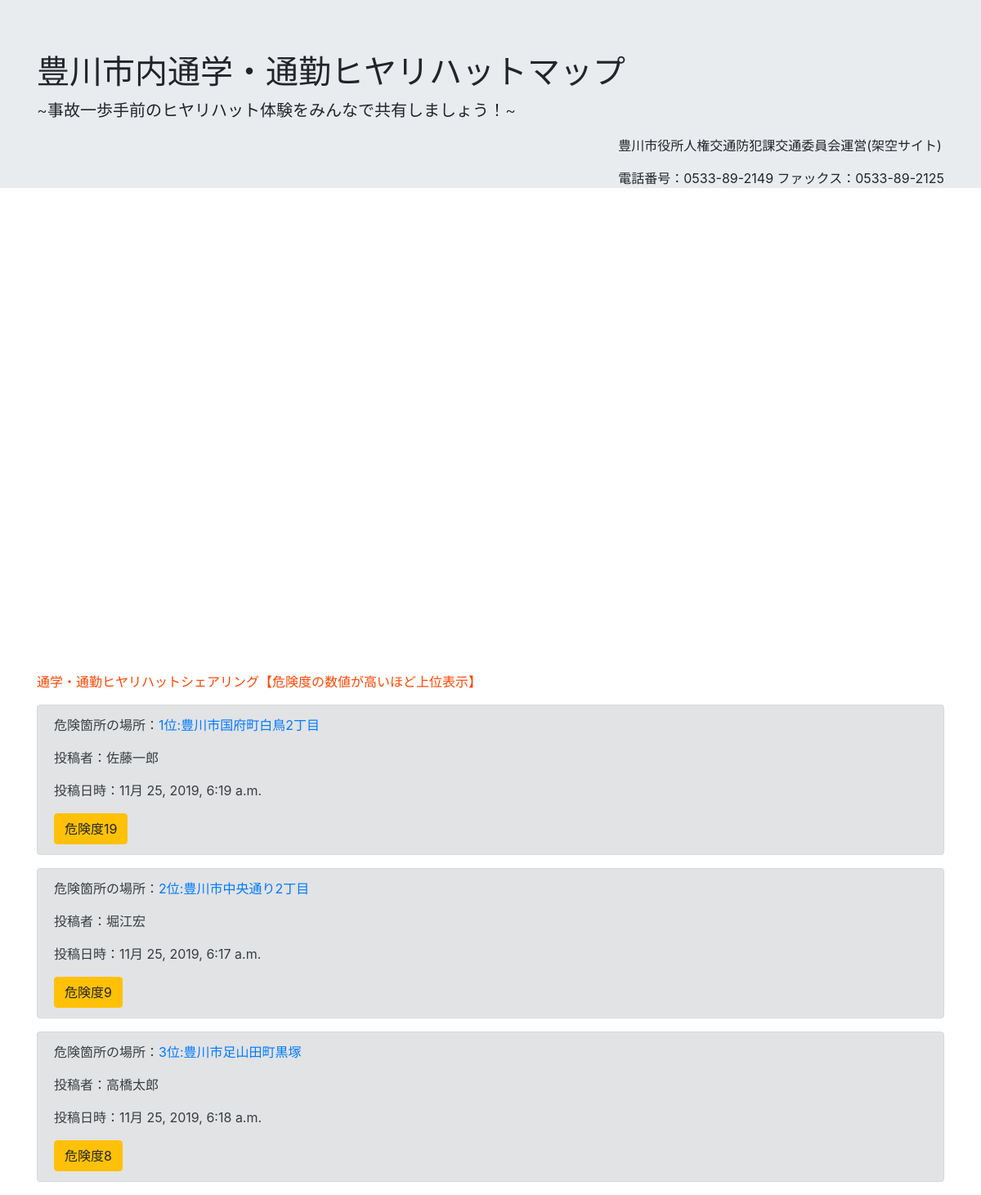
The app's page /, older data.
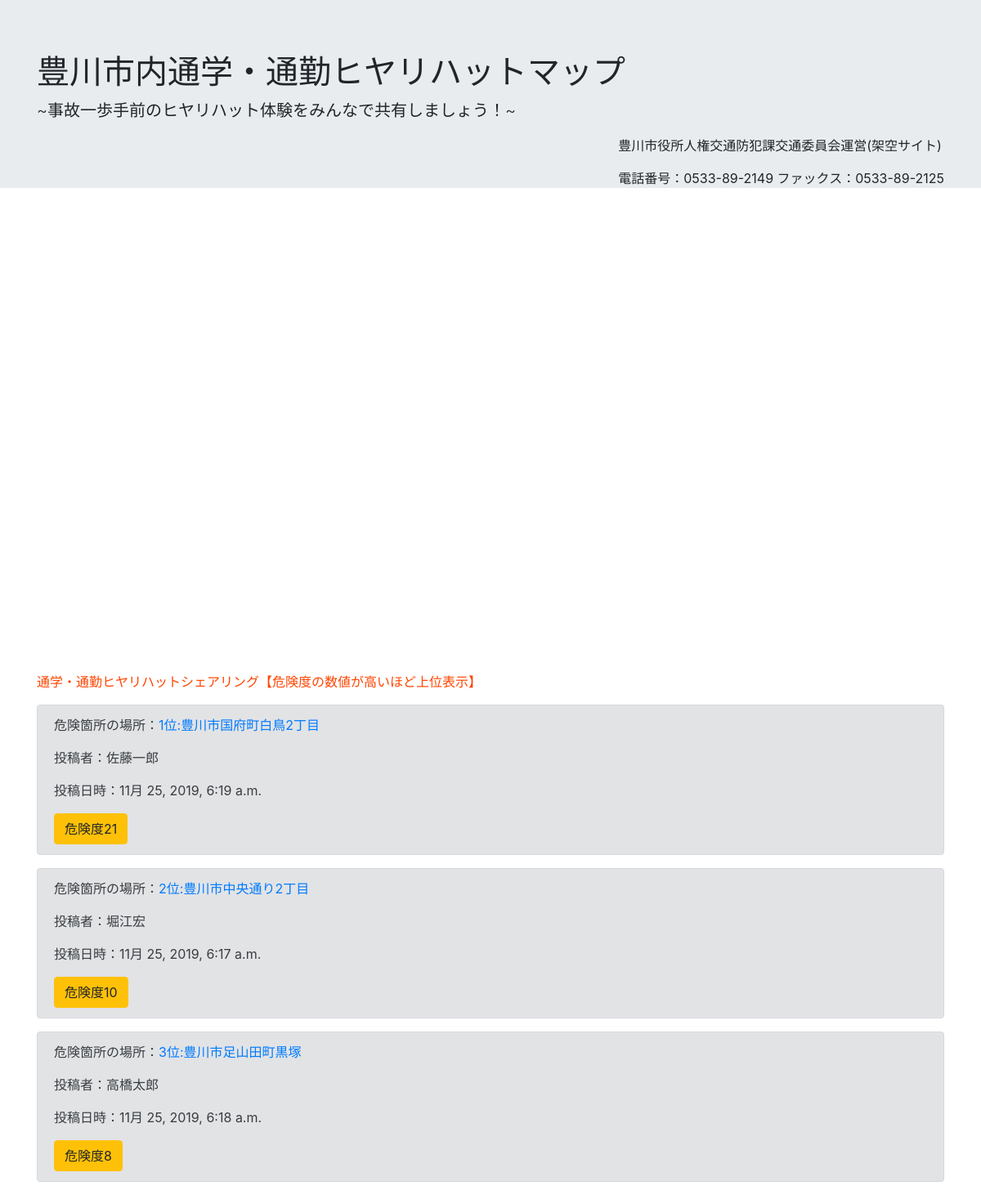
The same page, newer data.
### djangoapp/models.py (models this page shows, shortened)
class BoardModel(models.Model):
    title = models.CharField(verbose_name='危険箇所の場所', max_length=50)
    content = models.TextField(verbose_name='危険箇所である理由', max_length=100)
    author = models.CharField(verbose_name='投稿者', max_length=50)
    images = models.ImageField(verbose_name='画像', upload_to='')
    dangerous = models.IntegerField(verbose_name='危険度', null=True, blank=True, default=0)
    published_date = models.DateTimeField(verbose_name='投稿日',blank=True, null=True)
    class Meta:
        verbose_name = '豊川市内危険箇所一覧'
        verbose_name_plural = '豊川市内危険箇所一覧'
        ordering = ['-dangerous']

### djangoapp/views.py (the view)
# urls.py: path('', indexfunc, name='index'),
def indexfunc(request):
    object_list = BoardModel.objects.all()
    return render(request, 'index.html', {'object_list':object_list})

### templates/index.html (shortened to what this page needs)
{% extends 'base.html' %}
{% load static %}
{% block customcss %}
<link rel="stylesheet" href="{% static 'geo.css' %}">
{% endblock customcss %}
{% block header %}
<div class="jumbotron jumbotron-fluid">
  <div class="container">
    <h1 class="display-6">豊川市内通学・通勤ヒヤリハットマップ</h1>
    <p class="lead">~事故一歩手前のヒヤリハット体験をみんなで共有しましょう！~</p>
    <div class="float-right">
   <p>豊川市役所人権交通防犯課交通委員会運営(架空サイト)</p>
    <p>電話番号：0533-89-2149     ファックス：0533-89-2125</p>
    </div>
  </div>
</div>
{% endblock header %}
{% block content %}
<div class='container'>
  <div id="box">
        <div id="target" style="width:100%; height:100%;">
</div>
</div>
</div>
<div class='container' style="margin-top:30px;">
  <div id="box2">
<p style="font-size:16px; color: orangered;">通学・通勤ヒヤリハットシェアリング【危険度の数値が高いほど上位表示】</p>
{% for item in object_list %}
<div class="alert alert-secondary" role="alert">
<p>危険箇所の場所：<a href="{% url 'detail' item.pk %}">{{ forloop.counter }}位:{{item.title}}</a></p>
<p>投稿者：{{item.author}}</p>
<p>投稿日時：{{ item.published_date }}</p>
<a href="#" class="btn btn-warning" role="button" aria-pressed="true">危険度{{item.dangerous}}</a>
</div>
{% endfor %}
</div></div>
{% endblock content %}

Row changes from the older to the newer data that the page shows:
changed BoardModel "豊川市国府町白鳥2丁目": dangerous "19" → "21"
changed BoardModel "豊川市中央通り2丁目": dangerous "9" → "10"
